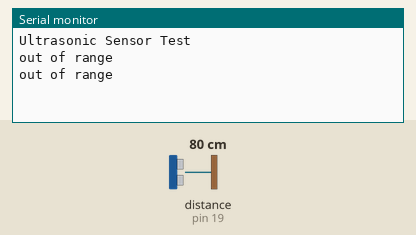
The sketch below on a simulated Arduino Uno, built with avr-gcc and run on an emulated ATmega328P. Shown: the last lines printed to the serial monitor. Wiring (inferred from the names in the program): ultrasonic range finder: trigger pin 18; echo pin 19. The test bench sets the inputs (shaded band); at power-on: distance to the obstacle (sensor on pin 19) 80 cm. The echo pulse lasts 58.3 µs per cm.

Above: at 1.3 s.
1.4 s: distance to the obstacle (sensor on pin 19) set to 12 cm
At 2.6 s:
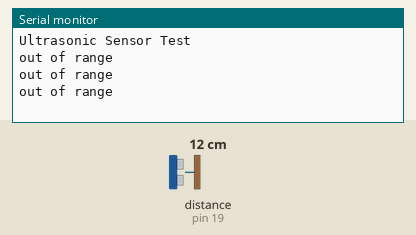
2.9 s: distance to the obstacle (sensor on pin 19) set to 9 cm
At 4.6 s:
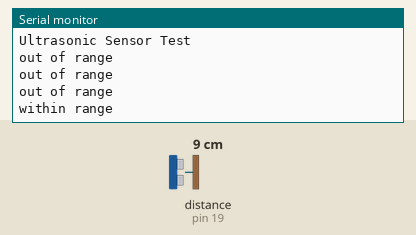

The sketch:

esp.ino
```cpp
#include <Arduino.h>

#define TRIG_PIN 18
#define ECHO_PIN 19
#define MAX_DISTANCE_CM 400                // max reliable range
#define TIMEOUT_US (MAX_DISTANCE_CM * 58)  // timeout in micro sec

void setup() {
  Serial.begin(9600);
  pinMode(TRIG_PIN, OUTPUT);
  pinMode(ECHO_PIN, INPUT);
  digitalWrite(TRIG_PIN, LOW);  // ensure trigger starts LOW
  delay(100);                   // allow sensor to stabilize
  Serial.println("Ultrasonic Sensor Test");
}

void loop() {
  digitalWrite(TRIG_PIN, LOW);
  delayMicroseconds(2);
  digitalWrite(TRIG_PIN, HIGH);
  delayMicroseconds(10);
  digitalWrite(TRIG_PIN, LOW);

  // measure echo pulse width (with timeout)
  unsigned long duration = pulseIn(ECHO_PIN, HIGH, TIMEOUT_US);

  // check for errors
  if (duration == 0) {
    Serial.println("Error: No echo (check wiring/sensor)");
    if (digitalRead(ECHO_PIN)) {
      Serial.println("ECHO_PIN is stuck HIGH (sensor issue)");
    } else {
      Serial.println("ECHO_PIN is stuck LOW (no signal)");
    }
  } else {
    // calculate distance in cm
    float distance = duration * 0.0343 / 2;

    if (distance >= 5.0 && distance <= 10.0) {

      Serial.println("within range");
        delay(4000);

    } else {

      Serial.println("out of range");
      delay(1000);
    }
  }

}
```

Measured:
- the behaviour switches between 11 and 10 cm on distance to the obstacle (sensor on pin 19) (found by bisection; images 1 and 2)
- after the input at 2.9 s, the serial monitor: prints a new line after 0.21 s (image 2)
